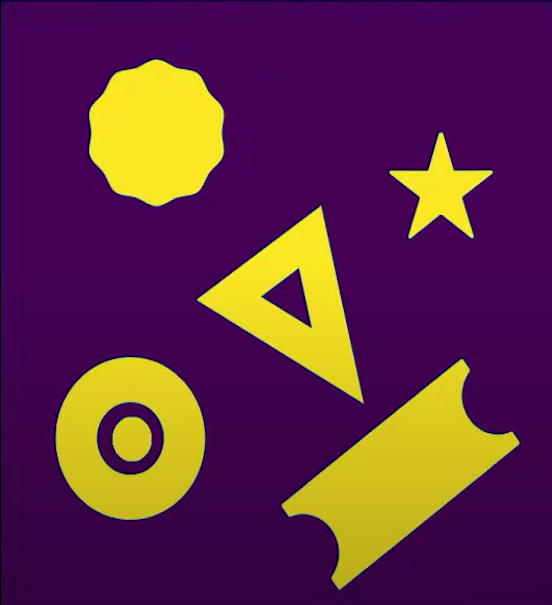
#> input picture Learn-Contour/source/img5.png, 552 x 605 px
$ python part2_contRECT.py
#> lines starting #> are read from the running program, lines starting #| are printed output that depends on the picture; after the words box and inside, x2 and y2 are one past the last pixel; in counts of white or black regions, pixels touching at a corner belong together
import cv2


img = cv2.imread("./source/img5.png")
#> img is the input picture: shape (605, 552, 3); mean B, G, R 69.1, 44.8, 96.4
image = cv2.cvtColor(img, cv2.COLOR_BGR2GRAY)
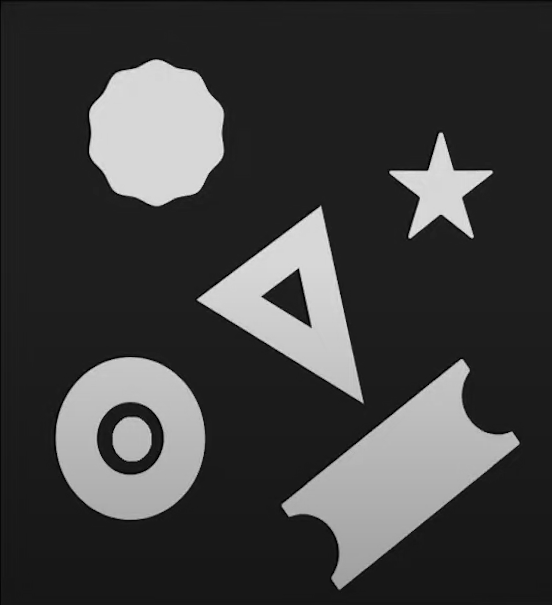
#> image: shape (605, 552); min 0, max 234, mean 62.9

       # image preprocessing
_, binary_image = cv2.threshold(image, 100, 255, cv2.THRESH_BINARY)
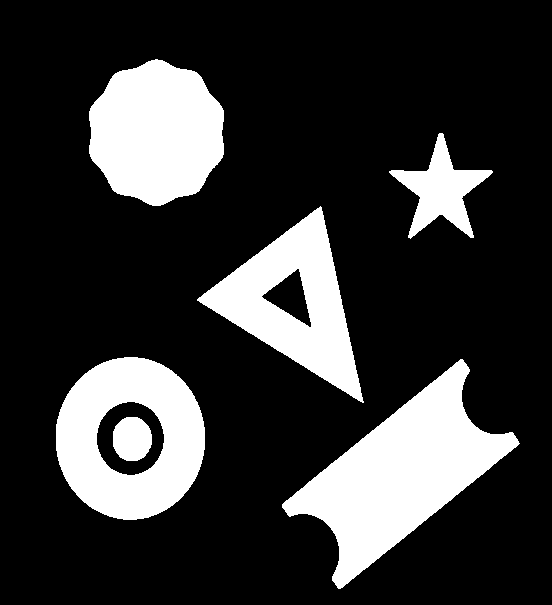
#> binary_image: shape (605, 552); 21% white; 6 white regions, box (x1, y1, x2, y2) and area: (282, 359, 520, 589) 21007, (56, 357, 205, 520) 15320, (89, 59, 224, 206) 15126, (197, 206, 364, 403) 13176, (389, 133, 493, 239) 4147, (113, 417, 152, 461) 1394
_, binary_image_inv = cv2.threshold(image, 100, 255, cv2.THRESH_BINARY_INV)
#> binary_image_inv: shape (605, 552); 79% white; 6 black regions


contours, _ = cv2.findContours(binary_image_inv, cv2.RETR_TREE, cv2.CHAIN_APPROX_SIMPLE)
#> contours = 9 contours; largest, box (x1, y1, x2, y2) and area: (0, 0, 552, 605) 332804, (281, 358, 521, 590) 21303, (55, 356, 206, 521) 19346, (88, 58, 225, 207) 15329, (196, 205, 365, 404) 14713
sorted_contours = sorted(contours,key=cv2.contourArea,reverse=True)
#> sorted_contours has the same summary as contours
sorted_contours = sorted_contours[1:] # to solve border_contour problem
#> sorted_contours = 8 contours; box (x1, y1, x2, y2) and area: (281, 358, 521, 590) 21303, (55, 356, 206, 521) 19346, (88, 58, 225, 207) 15329, (196, 205, 365, 404) 14713, (388, 132, 494, 240) 4329, (97, 402, 164, 475) 3706, (112, 416, 153, 462) 1454, (262, 269, 311, 327) 1222


for idx, contour in enumerate(sorted_contours,1):
    #cv2.drawContours(img, contour, -1, (0, 255, 0), 3)
    area = cv2.contourArea(contour)
    x, y, w, h = cv2.boundingRect(contour)
    cv2.rectangle(img,(x,y),(x+w,y+h),(0,0,255),2) # contour inside a rect ,but not min area
#> this loop made 8 passes
#> (area, x, y, w, h) on passes 1 to 8: (21303, 281, 358, 240, 232), (19346.5, 55, 356, 151, 165), (15329, 88, 58, 137, 149), (14713, 196, 205, 169, 199), (4329, 388, 132, 106, 108), (3706, 97, 402, 67, 73), (1454, 112, 416, 41, 46), (1221.5, 262, 269, 49, 58)
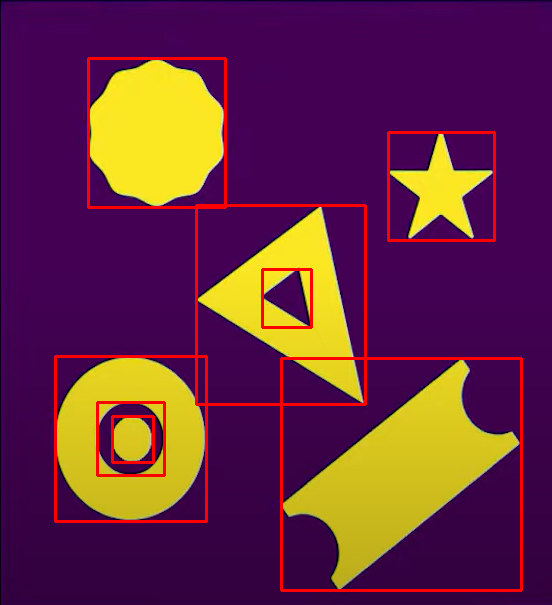
#> img: shape (605, 552, 3); 3.54% of pixels changed, all inside (x1, y1, x2, y2) = (54, 57, 523, 592)


  # but here rect with resp. to min area
rect = cv2.minAreaRect(sorted_contours[0])
#> rect = ((400.2, 473.7), (242.3, 105.2), -38.97)
box = cv2.boxPoints(rect).astype('int')
#> box = [[339, 590], [272, 508], [461, 356], [527, 438]]
cv2.drawContours(img,[box], -1, (0, 255, 0), 3)
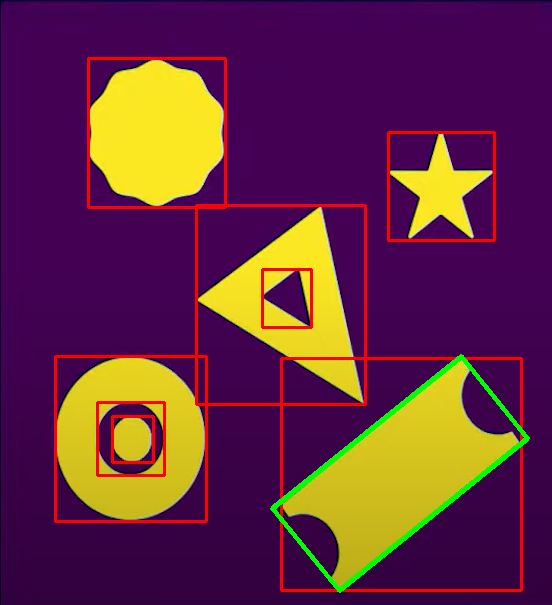
#> img: shape (605, 552, 3); 1.05% of pixels changed, all inside (x1, y1, x2, y2) = (270, 354, 530, 593)


cv2.imshow("IMG",img)
cv2.imshow("Frame",binary_image_inv)
cv2.imshow("Binary",binary_image)


cv2.waitKey()

cv2.destroyAllWindows()

$ run again, with Learn-Contour/source/img6.png copied over Learn-Contour/source/img5.png
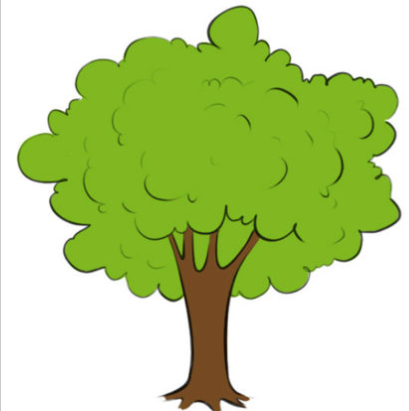
#> input picture Learn-Contour/source/img6.png, 409 x 411 px
#> img is the input picture: shape (411, 409, 3); mean B, G, R 146.5, 211.8, 190.4
#> `_, binary_image = cv2.threshold(image, 100, 255, cv2.THRESH_BINARY)`:
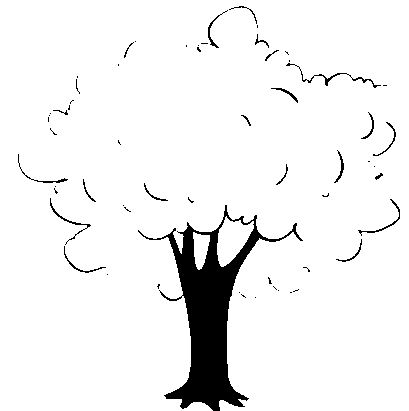
#> binary_image: shape (411, 409); 94.1% white; 60 black regions (38 under 20 px), largest, box (x1, y1, x2, y2) and area: (138, 205, 303, 411) 8292, (286, 63, 381, 88) 199, (50, 198, 91, 245) 132
#> binary_image_inv: shape (411, 409); 5.9% white; 60 white regions (38 under 20 px)
#> contours = 62 contours, 47 with area under 20; largest, box (x1, y1, x2, y2) and area: (138, 205, 303, 411) 9412, (216, 215, 255, 268) 1178, (192, 231, 211, 271) 486, (286, 63, 381, 88) 83, (358, 199, 400, 236) 56
#> `sorted_contours = sorted(contours,key=cv2.contourArea,reverse=True)`: sorted_contours has the same summary as contours
#> `sorted_contours = sorted_contours[1:]`: sorted_contours = 61 contours, 47 with area under 20; largest, box (x1, y1, x2, y2) and area: (216, 215, 255, 268) 1178, (192, 231, 211, 271) 486, (286, 63, 381, 88) 83, (358, 199, 400, 236) 56, (50, 198, 91, 245) 56
#> the loop `for idx, contour in enumerate(sorted_contours,1):` made 61 passes
#> (area, x, y, w, h) on passes 1 to 8: (1177.5, 216, 215, 39, 53), (486.5, 192, 231, 19, 40), (83, 286, 63, 95, 25), (56.5, 358, 199, 42, 37), (56.5, 50, 198, 41, 47), (49, 208, 10, 20, 38), (46, 334, 150, 10, 33), (42.5, 271, 88, 27, 15)
#> rect = ((230.2, 240.1), (56.35, 31.75), -63.43)
#> box = [[231, 272], [203, 258], [228, 207], [257, 222]]
#> `cv2.drawContours(img,[box], -1, (0, 255, 0), 3)`:
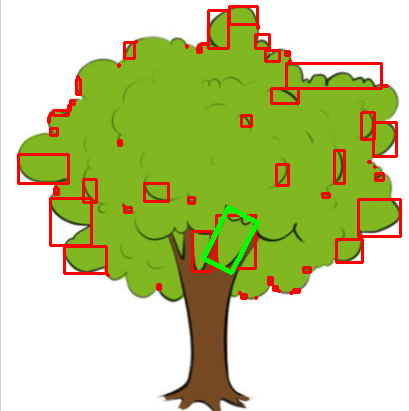
#> img: shape (411, 409, 3); mean B, G, R 142.5, 204.4, 194.8

$ run again, with Learn-Contour/source/img7.png copied over Learn-Contour/source/img5.png
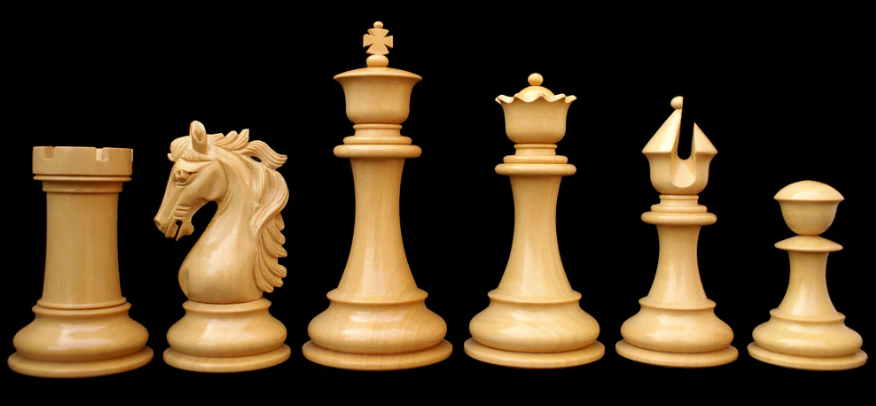
#> input picture Learn-Contour/source/img7.png, 876 x 406 px
#> img is the input picture: shape (406, 876, 3); mean B, G, R 30.3, 51.5, 67.2
#> `_, binary_image = cv2.threshold(image, 100, 255, cv2.THRESH_BINARY)`:
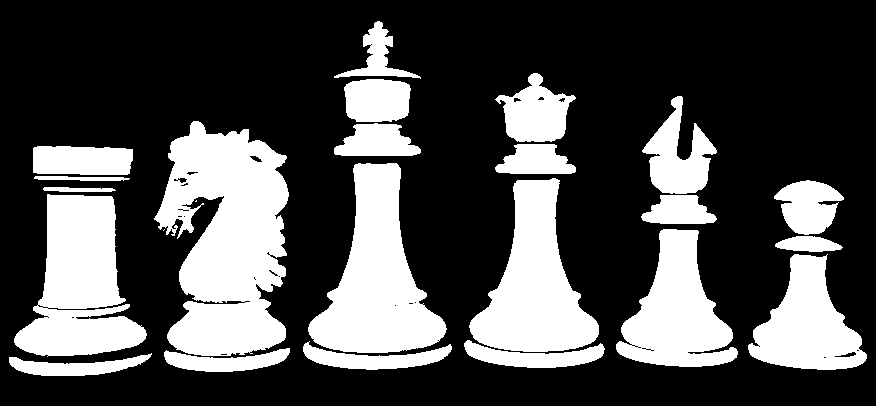
#> binary_image: shape (406, 876); 30.2% white; 24 white regions (2 under 20 px), largest, box (x1, y1, x2, y2) and area: (154, 121, 289, 356) 21748, (308, 163, 447, 353) 13607, (14, 194, 147, 357) 12831
#> binary_image_inv: shape (406, 876); 69.8% white; 24 black regions (2 under 20 px)
#> contours = 57 contours, 30 with area under 20; largest, box (x1, y1, x2, y2) and area: (0, 0, 876, 406) 354375, (153, 120, 290, 357) 22452, (307, 162, 448, 354) 13888, (468, 177, 600, 353) 12157, (615, 228, 739, 368) 9685
#> `sorted_contours = sorted(contours,key=cv2.contourArea,reverse=True)`: sorted_contours has the same summary as contours
#> `sorted_contours = sorted_contours[1:]`: sorted_contours = 56 contours, 30 with area under 20; largest, box (x1, y1, x2, y2) and area: (153, 120, 290, 357) 22452, (307, 162, 448, 354) 13888, (468, 177, 600, 353) 12157, (615, 228, 739, 368) 9685, (37, 193, 127, 310) 8155
#> the loop `for idx, contour in enumerate(sorted_contours,1):` made 56 passes
#> (area, x, y, w, h) on passes 1 to 8: (22451.5, 153, 120, 137, 237), (13887.5, 307, 162, 141, 192), (12157, 468, 177, 132, 176), (9685, 615, 228, 124, 140), (8155, 37, 193, 90, 117), (8027.5, 747, 253, 121, 118), (5074.5, 13, 303, 135, 54), (3825.5, 641, 95, 77, 100)
#> rect = ((220.3, 238.4), (235.9, 135.5), -88.78)
#> box = [[285, 357], [150, 354], [155, 119], [290, 121]]
#> `cv2.drawContours(img,[box], -1, (0, 255, 0), 3)`:
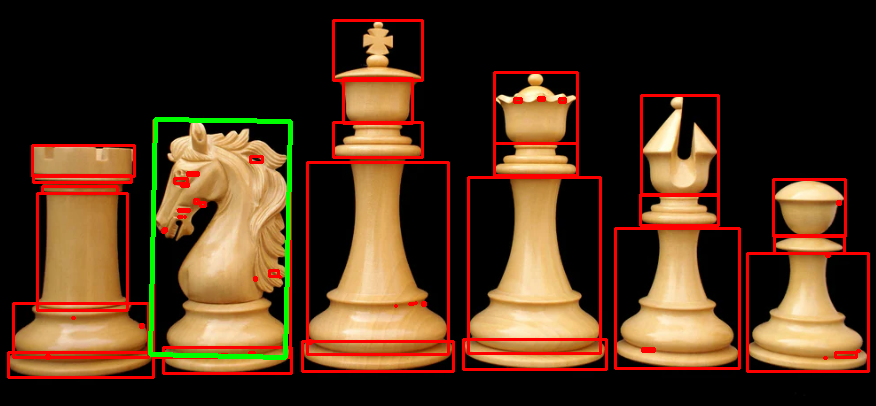
#> img: shape (406, 876, 3); mean B, G, R 29.1, 51.4, 78.9
